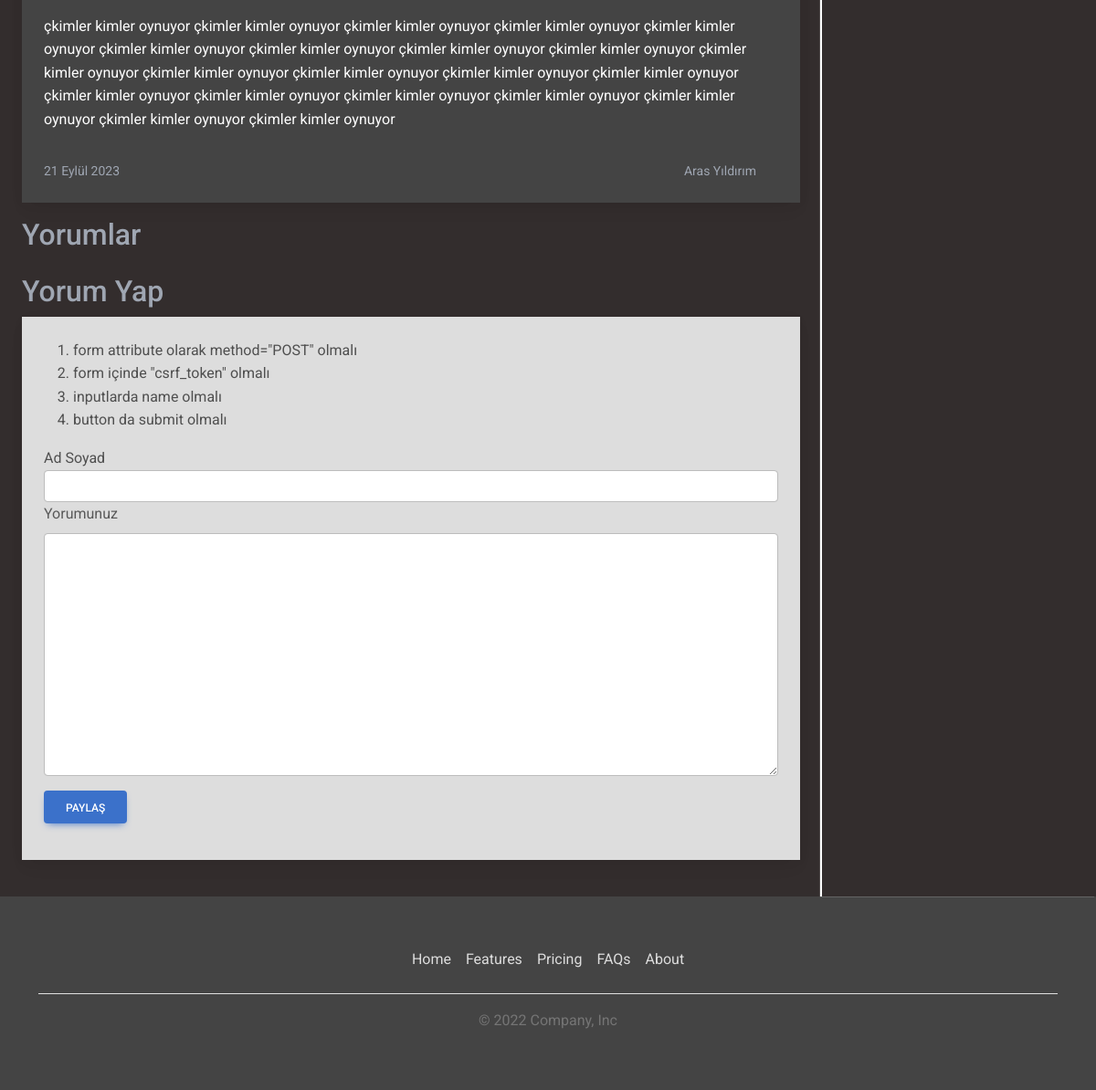
/Haber/8 (lower part), run on an earlier commit of the app's database.
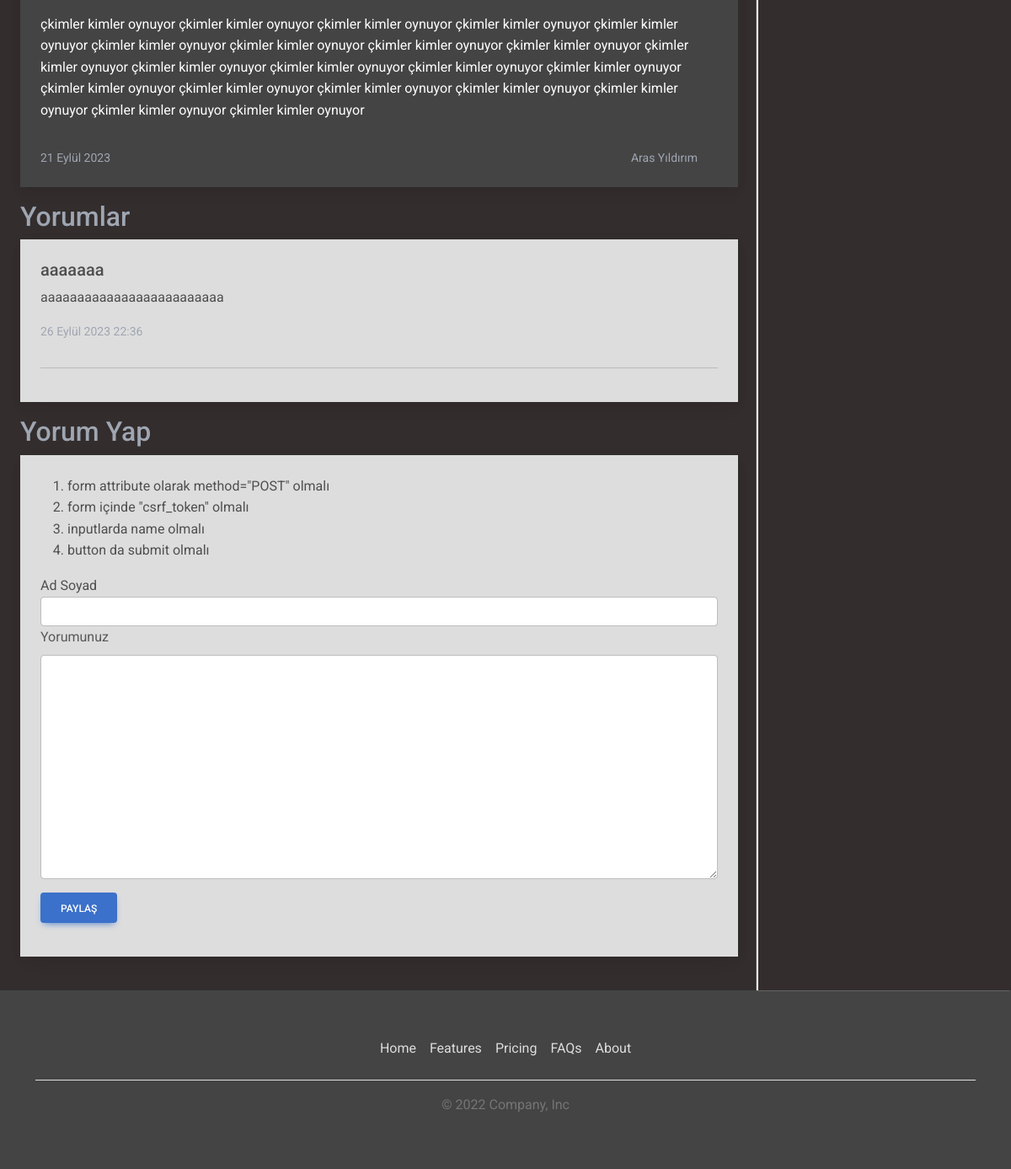
And on a later commit of the database.
### appMy/models.py (models this page shows, shortened)
class Comment(models.Model):
   post = models.ForeignKey(Post, verbose_name=("Hangi posta ait"), on_delete=models.CASCADE, null=True)
   full_name = models.CharField(("Ad Soyad"), max_length=50)
   text = models.TextField(("Yorum"))
   date_now = models.DateTimeField(("Tarih - Saat"), auto_now_add=True, null=True)

### appMy/views.py (the view)
# urls.py: path('Haber/<pid>', detailPage),
def detailPage(request, pid): # fnksiyonlar ve sayfalar GET ile çalışırlar
   comments = Comment.objects.filter(post=pid)
   post = Post.objects.get(id=pid)
   if request.method == "POST":
      fullname = request.POST.get("fullname")
      text = request.POST.get("comment")
      comment = Comment(full_name=fullname, text=text, post=post)
      comment.save()
   context = {
      "comments": comments,
      "post": post,
      "categorys": Category.objects.all(),
   }
   return render(request, 'detail.html', context)

### appMy/templates/detail.html (shortened to what this page needs)
<!DOCTYPE html>
{% load static %}
<html lang="en">
<head>
   <link href="https://cdnjs.cloudflare.com/ajax/libs/font-awesome/6.0.0/css/all.min.css" rel="stylesheet" />
   <link href="https://cdnjs.cloudflare.com/ajax/libs/mdb-ui-kit/6.4.1/mdb.min.css" rel="stylesheet" />
   <link rel="stylesheet" href="{% static 'css/style.css' %}">
</head>
<body>
   <main>
      <div class="row">
         <div class="col-9 bg-dark p-4">
            <section class="content2">
               <div class="card mb-3 post h-100">
                  <div class="card-body d-flex flex-column justify-content-between">
                     <div>
                        <p class="card-text">
                           {{ post.text|linebreaks }}
                        </p>
                     </div>
                     <p class="card-text d-flex justify-content-between pe-4 pt-3">
                        <small class="text-secondary">{{ post.date_now }}</small>
                        <small class="text-secondary">{{ post.author }}</small>
                     </p>
                  </div>
               </div>
            </section>
            <section class="content3">
               <h2 class="text-secondary">Yorumlar</h2>
               <div class="card mb-3 post h-100">
                  {% for i in comments %}
                     <div class="card-body d-flex flex-column justify-content-between">
                        <div>
                           <h5 class="card-title">{{ i.full_name }}</h5>
                           <p class="card-text">
                              {{ i.text }}
                           </p>
                        </div>
                        <p class="card-text d-flex justify-content-between pe-4 pt-3">
                           <small class="text-secondary">{{ i.date_now }}</small>
                        </p>
                        <hr>
                     </div>
                  {% endfor %}
               </div>
               <h2 class="text-secondary">Yorum Yap</h2>
               <div class="card mb-3 post h-100">
                  <div class="card-body d-flex flex-column justify-content-between">
                     <ol>
                        <li>form attribute olarak method="POST" olmalı</li>
                        <li>form içinde "csrf_token" olmalı</li>
                        <li>inputlarda name olmalı</li>
                        <li>button da submit olmalı</li>
                     </ol>
                     <form method="POST">
                        <div>
                           <label class="from-label">Ad Soyad</label>
                           <input name="fullname" type="text" class="form-control">
                        </div>
                        <div>
                           <label class="form-label">Yorumunuz</label>
                           <textarea name="comment" class="form-control" cols="30" rows="10"></textarea>
                        </div>
                        <button class="btn btn-primary my-3">Paylaş</button>
                     </form>
                  </div>
               </div>
            </section>
         </div>
         <div class="col-3 bg-dark sidenav">
         </div>
      </div>
   </main>
   <div class="footer">
      <div class="container">
         <footer class="py-5">
            <ul class="nav justify-content-center border-bottom pb-3 mb-3">
               <li class="nav-item"><a href="#" class="nav-link px-2">Home</a></li>
               <li class="nav-item"><a href="#" class="nav-link px-2">Features</a></li>
               <li class="nav-item"><a href="#" class="nav-link px-2">Pricing</a></li>
               <li class="nav-item"><a href="#" class="nav-link px-2">FAQs</a></li>
               <li class="nav-item"><a href="#" class="nav-link px-2">About</a></li>
            </ul>
            <p class="text-center text-muted">© 2022 Company, Inc</p>
         </footer>
      </div>
   </div>
</body>
</html>

What changed in the data, as far as the page shows it:
added Comment: full_name "aaaaaaa", text "aaaaaaaaaaaaaaaaaaaaaaaaa", date_now "26 Eylül 2023 22:36"
